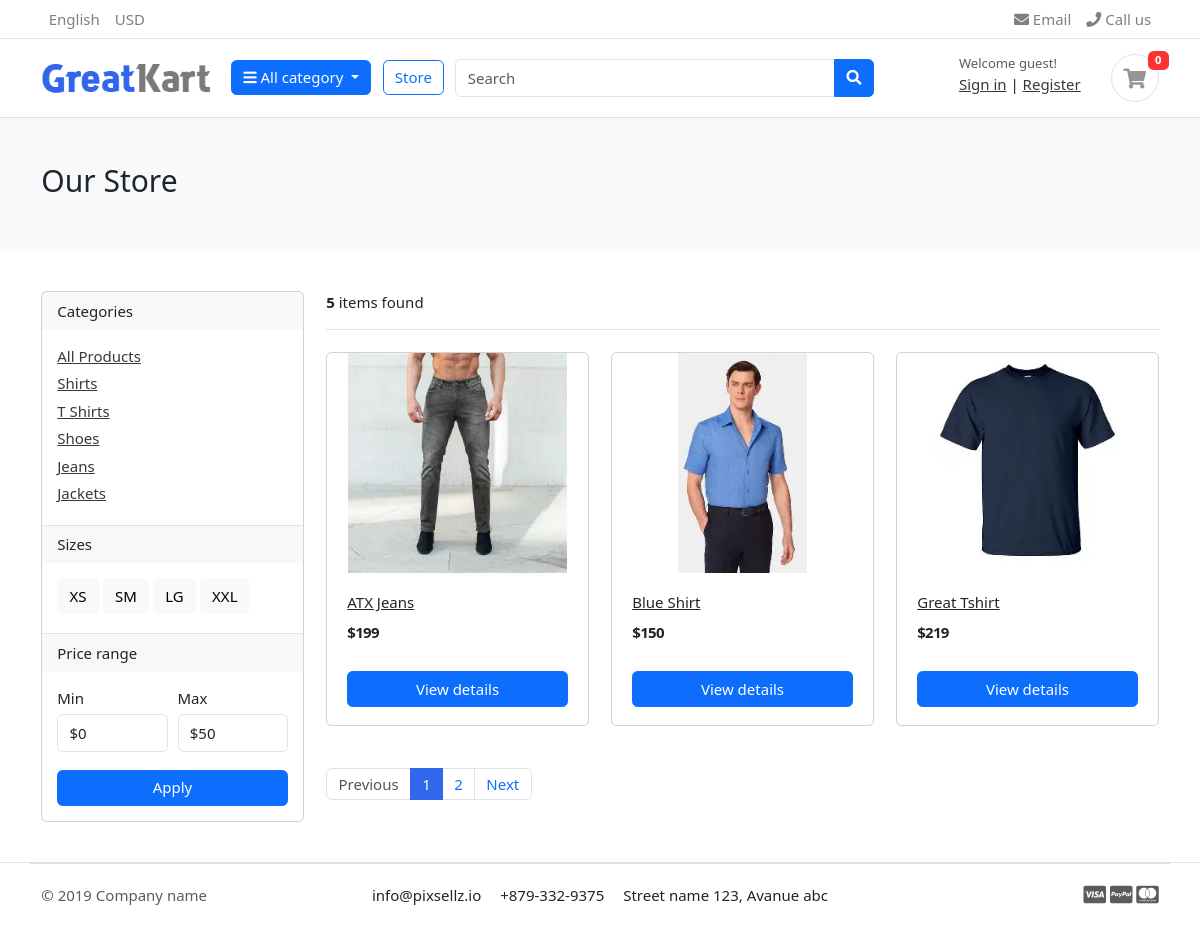
The page /store/ on the database as committed earlier.
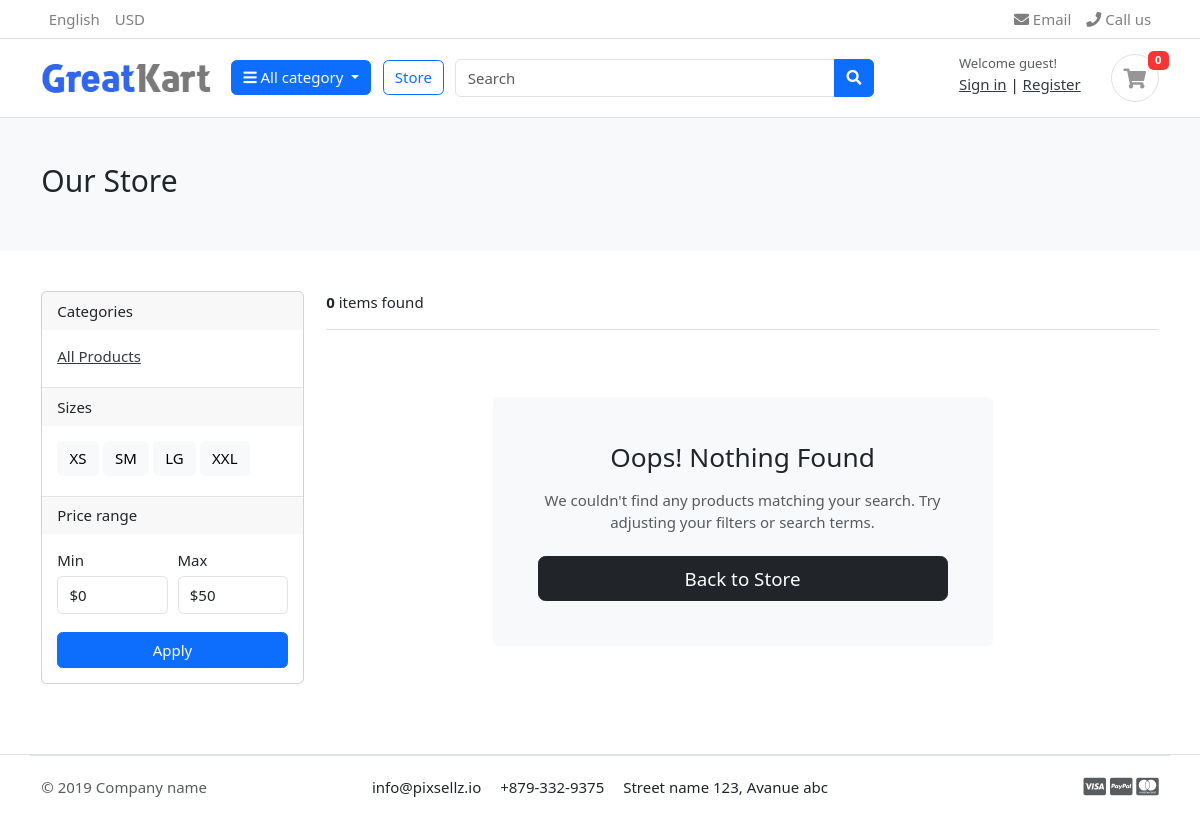
The same page on the database as committed later.
### category/models.py (models this page shows, shortened)
class Category(models.Model):
    name = models.CharField(max_length=100, unique=True)
    slug = models.SlugField(max_length=100, unique=True)
    description = models.TextField(max_length=500, blank=True)
    image = models.ImageField(upload_to='photos/categories', blank=True)
    created_at = models.DateTimeField(auto_now_add=True)
    updated_at = models.DateTimeField(auto_now=True)
    class Meta:
        verbose_name_plural = "Category"
    def get_url(self):
        return reverse('products_by_category', args=[self.slug])

### store/models.py (models this page shows, shortened)
class Product(models.Model):
    product_name = models.CharField(max_length=200, unique=True)
    slug = models.SlugField(max_length=200, unique=True)
    description = models.TextField(max_length=500, blank=True)
    price = models.IntegerField()
    images = models.ImageField(upload_to='photos/products')
    stock = models.IntegerField()
    category = models.ForeignKey(Category, on_delete=models.CASCADE)
    is_available = models.BooleanField(default=True)
    created_date = models.DateTimeField(auto_now_add=True)
    modified_date = models.DateTimeField(auto_now=True)

### store/views.py (the view)
# urls.py: path('', views.view_products, name='view_products'),
def view_products(request, category_slug = None):
    template = loader.get_template("store/store.html")
    if category_slug is not None:
        categories = get_object_or_404(Category, slug=category_slug)
        products = Product.objects.filter(category=categories,is_available=True)
        paginator = Paginator(products, 3)
        page = request.GET.get('page')
        paged_products = paginator.get_page(page)
        count = products.count()
    else:
        products = Product.objects.filter(is_available=True)
        paginator = Paginator(products, 3)
        page = request.GET.get('page')
        paged_products = paginator.get_page(page)
        count = products.count()
    context = {
        'products': paged_products,
        'count': count
    }
    return HttpResponse(template.render(context, request))

### carts/context_processors.py (called while the page is built)
def cart_total(request, total_quantity = 0):
    try:
        cart = Cart.objects.get(cart_id=_cart_id(request))
        cart_items = CartItem.objects.filter(cart=cart, is_active=True)
        for cart_item in cart_items:
            total_quantity = total_quantity + cart_item.quantity
    except Cart.DoesNotExist:
        pass
    return {'total_quantity': total_quantity}

### carts/views.py (called while the page is built)
def _cart_id(request):
    cart = request.session.session_key
    if not cart:
        cart = request.session.create()
    return cart

### category/context_processors.py (called while the page is built)
def category_links(request):
    category_link = Category.objects.all()
    return dict(category_link=category_link)

### templates/store/store.html (shortened to what the changed rows need)
{% extends 'base.html' %} {% load static %} {% block content %}
<section class="section-pagetop bg">
  <div class="container">
    {% if 'search' in request.path %}
    <h2 class="title-page">Search Results</h2>
    {% else %}
    <h2 class="title-page">Our Store</h2>
    {% endif %}
  </div>
</section>
<section class="section-content padding-y">
  <div class="container">
    <div class="row">
      <aside class="col-md-3">
        <div class="card">
          <article class="filter-group">
            <div class="card-body">
              <ul class="list-menu">
                {% for category in category_link %}
                <li>
                  <a href="{{ category.get_url }}">{{ category.name }}</a>
                </li>
                {% endfor %}
              </ul>
            </div>
          </article>
        </div>
      </aside>
      <main class="col-md-9">
        <header class="border-bottom mb-4 pb-3">
          <div class="form-inline">
            <span class="mr-md-auto"><b>{{ count }}</b> items found</span>
          </div>
        </header>
        <div class="row">
          {% if products %}
          {% for product in products %}
          <div class="col-md-4">
            <figure class="card card-product-grid">
              <div class="img-wrap">
                <a href="{% url 'product' product.category.slug product.slug %}"
                  ><img src="{{ product.images.url }}"
                /></a>
              </div>
              <figcaption class="info-wrap">
                <div class="fix-height">
                  <a
                    href="{% url 'product' product.category.slug product.slug %}"
                    class="title"
                    >{{ product.product_name }}</a
                  >
                  <div class="price-wrap mt-2">
                    <span class="price">${{ product.price }}</span>
                  </div>
                </div>
                <a
                  href="{% url 'product' product.category.slug product.slug %}"
                  class="btn btn-block btn-primary"
                  >View details</a
                >
              </figcaption>
            </figure>
          </div>
          {% endfor %}
          {% else %}
          <div class="col-12 d-flex justify-content-center align-items-center py-5">
            <div class="card border-0 bg-light p-5 text-center" style="max-width: 500px;">
              <h3 class="mb-3">Oops! Nothing Found</h3>
              <p class="text-muted mb-4">
                We couldn't find any products matching your search. Try adjusting your filters or search terms.
              </p>
              <a href="{% url 'view_products' %}" class="btn btn-dark btn-lg">
                Back to Store
              </a>
            </div>
          </div>
          {% endif %}
        </div>
        <nav class="mt-4" aria-label="Page navigation">
          {% if products.has_other_pages %}
          <ul class="pagination">
            {% if products.has_previous %}
            <li class="page-item">
              <a
                href="?page={{products.previous_page_number}}"
                class="page-link"
                >Previous</a
              >
            </li>
            {% else %}
            <li class="page-item disabled">
              <a class="page-link">Previous</a>
            </li>
            {% endif %}
            {% for page_num in products.paginator.page_range %}
            {% if products.number == page_num %}
            <li class="page-item active">
              <a class="page-link"> {{ page_num }} </a>
            </li>
            {% else %}
            <li class="page-item">
              <a class="page-link" href="?page={{ page_num }}">
                {{ page_num }}
              </a>
            </li>
            {% endif %}
            {% endfor %}
            {% if products.has_next %}
            <li class="page-item"><a class="page-link" href="?page={{products.next_page_number}}">Next</a></li>
            {% else %}
            <li class="page-item disabled"><a class="page-link">Next</a></li>
            {% endif %}
          </ul>
          {% endif %}
        </nav>
      </main>
    </div>
  </div>
</section>
{% endblock %}

Rows that differ between the two databases and show on the page:
removed Category: name "Shirts"
removed Category: name "T Shirts"
removed Category: name "Shoes"
removed Category: name "Jeans"
removed Category: name "Jackets"
removed Product: images (picture), product_name "ATX Jeans", price "199"
removed Product: images (picture), product_name "Blue Shirt", price "150"
removed Product: images (picture), product_name "Great Tshirt", price "219"
Other text that changed with them:
{{ count }}: "5" → "0"
text no longer shown: "Previous Next"
text now shown: "Oops! Nothing Found We couldn't find any products matching your search. Try adjusting your filters or search terms. Back to Store"
list line gone: "1"
list line gone: "2"
